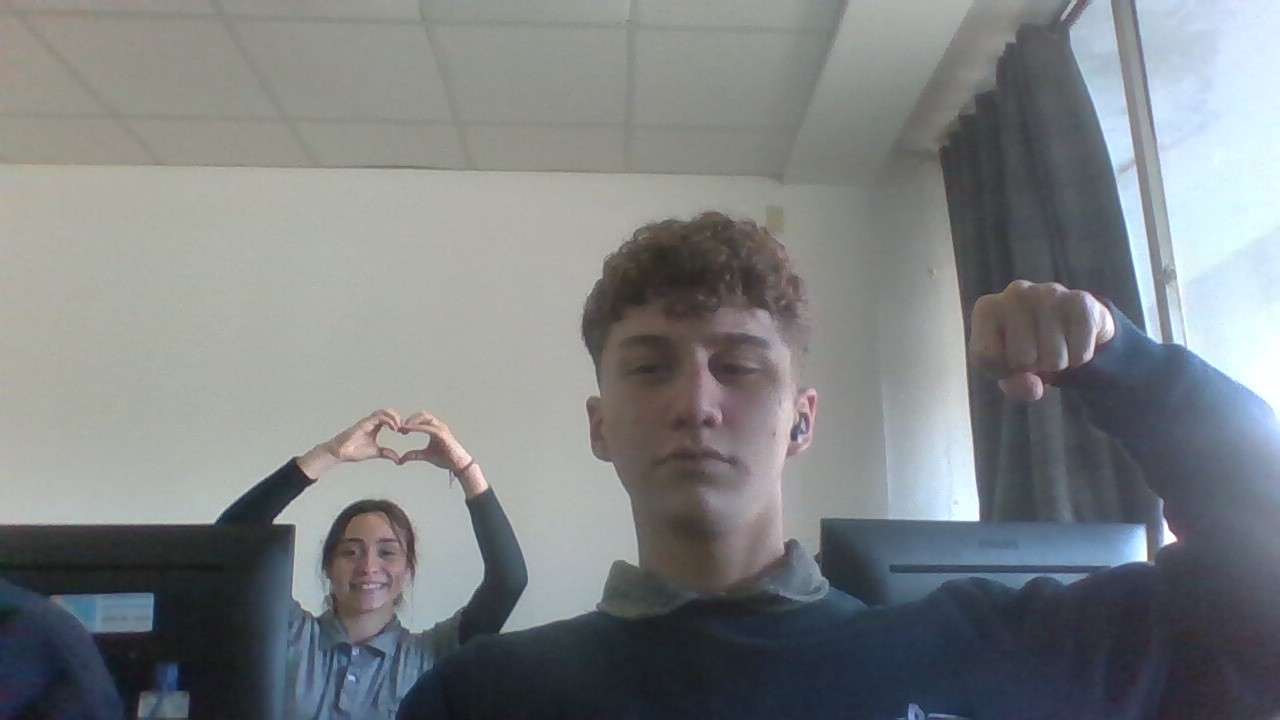
#> input picture azul.jpg, 1280 x 720 px
$ python ej7.py
#> lines starting #> are read from the running program, lines starting #| are printed output that depends on the picture
from PIL import Image
import os

direct = input("pegue la direccion de la imagen:")
#> the answer given: azul.jpg

img = Image.open(direct)
#> img is the input picture: PIL image 1280x720 RGB; mean R, G, B 124.8, 128.5, 130.1

if img.mode != 'RGB':
    img = img.convert('RGB')

imagen = Image.new("RGB", img.size)
#> imagen: PIL image 1280x720 RGB; every value is 0

pixelesOriginales = img.load()
pixeles = imagen.load()

for y in range(img.height):
  for x in range(img.width):
    r, g, b = pixelesOriginales[x, y]
    gris = int((r + g + b) / 3)
    pixeles[x, y] = (gris, gris, gris)

if not os.path.exists('ImagenesFiltradas') :
    os.makedirs('ImagenesFiltradas')

nombre, extension = os.path.splitext(os.path.basename(direct))
print(nombre)
print(extension)

nuevoNombre = 'ImagenesFiltradas/' + nombre + 'BN' + extension
print(nuevoNombre)


imagen.save(nuevoNombre)
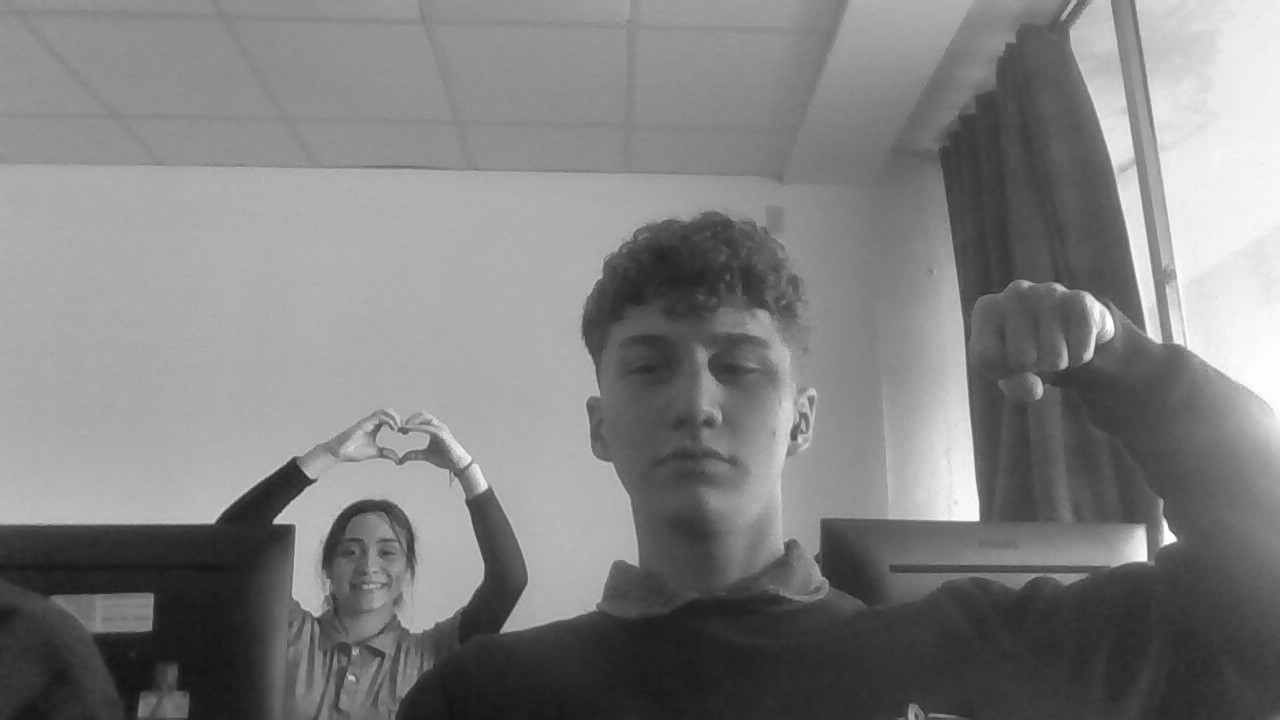
#> saved as azulBN.jpg: PIL image 1280x720 RGB; min 19, max 255, mean 127.4

#> (the run stopped early here; a loop or call above may not have finished)
